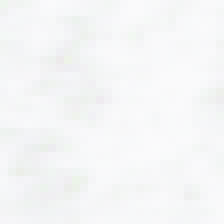
#> input picture images/dissect/5_water/water4.png, 28 x 28 px, found by its file name (shown 8 times larger)
$ jupyter execute --allow-errors capstone_2_local_eda.ipynb   (shell and % lines are left out)
#> lines starting #> are read from the running program, lines starting #| are printed output that depends on the picture
[cell 1]
import scipy.io
from PIL import Image
import numpy as np
import matplotlib.pyplot as plt

from skimage import io, color, filters, feature, restoration
from skimage.transform import resize, rotate
from skimage.color import rgb2gray
from sklearn.cluster import KMeans
from collections import Counter

import matplotlib.pyplot as plt
import numpy as np
import matplotlib
import os, sys

[cell 2]
# [15 lines of commented-out code are left out]

i = 0
class_list = []
#> (the rest of this cell did not finish here and is left out)

[cell 3]
np.unique(class_list, return_counts=True)

[cell 4]
unique_elements, counts_elements = np.unique(class_list, return_counts=True)
sorting = np.argsort(unique_elements)
counts_ordered = counts_elements[sorting]
classes_ordered = unique_elements[sorting]
#> (the rest of this cell did not finish here and is left out)

[cell 5]
N = len(classes_ordered)
labels = ['building', 'barren land', 'trees', 'grassland', 'road', 'water']
data = counts_ordered
plt.style.use('fivethirtyeight')
fig, ax = plt.subplots(figsize=(10,5))
tickLocations = np.arange(N)
ax.bar(tickLocations, data)
ax.set_xticks(ticks=tickLocations)
#> (the rest of this cell did not finish here and is left out)

[cell 6]
def sort_save_x(x_array, class_list):
    '''
    Saves 28x28x4 images into corresponding classification folders
    '''
b = 0
bl = 0
t = 0
g = 0
r = 0
w = 0

for i in range(len(class_list)):

    data = x_train_play[:,:,0:3,i]
    img = Image.fromarray(data,'RGB')

    if class_list[i] == 0:
        img.save("../data/x_train_play/0_building/building{}.png".format(b))
        b +=1
    elif class_list[i] == 1:
        img.save("../data/x_train_play/1_barren_land/barren{}.png".format(bl))
        bl+=1
    elif class_list[i] == 2:
        img.save("../data/x_train_play/2_tree/tree{}.png".format(t))
        t+=1
    elif class_list[i] == 3:
        img.save("../data/x_train_play/3_grassland/grassland{}.png".format(g))
        g+=1
    elif class_list[i] == 4:
        img.save("../data/x_train_play/4_road/road{}.png".format(r))
        r+=1
    else:
        img.save("../data/x_train_play/5_water/water{}.png".format(w))
        w+=1

#     data = train_x_play[:,:,:,i]
#     img = Image.fromarray(data, 'RGBA')
#     img.save("../data/train_x/img{}.png".format(i))

[cell 7]
b = 0
bl = 0
t = 0
g = 0
r = 0
w = 0

#> (the rest of this cell did not finish here and is left out)

#> (a cell that did not finish here is left out)

#> (a cell that did not finish here is left out)

[cell 10]
# plot 6 images from each class for demonstration

cols = [0, 1, 2, 3, 4, 5]
#> cols = [0, 1, 2, 3, 4, 5]

fig, ax = plt.subplots(1,6,figsize=(15,15))
#> (the rest of this cell did not finish here and is left out)

#> (a cell that did not finish here is left out)

[cell 12]
road = io.imread('../data/x_train_play/5_water/water4.png')
#> road is the input picture: shape (28, 28, 4); mean R, G, B, A 58.7, 74.8, 97.6, 12.6
r0 = road[:,:,0]
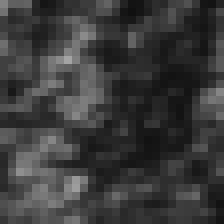
#> r0: shape (28, 28) (shown 8 times larger); min 16, max 164, mean 58.7
r1 = road[:,:,1]
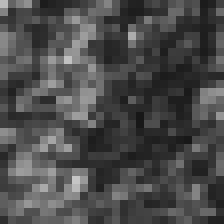
#> r1: shape (28, 28) (shown 8 times larger); min 23, max 197, mean 74.8
r2 = road[:,:,2]
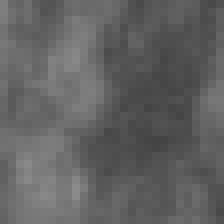
#> r2: shape (28, 28) (shown 8 times larger); min 68, max 139, mean 97.6
r3 = road[:,:,3]
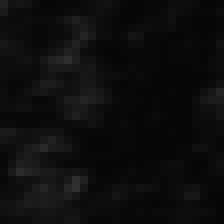
#> r3: shape (28, 28) (shown 8 times larger); min 5, max 47, mean 12.6


fig, ax = plt.subplots(1,1,figsize=(8,8))
ax.set_title('Water RGBA')
ax.imshow(road)
road.shape
#> Out = (28, 28, 4)
